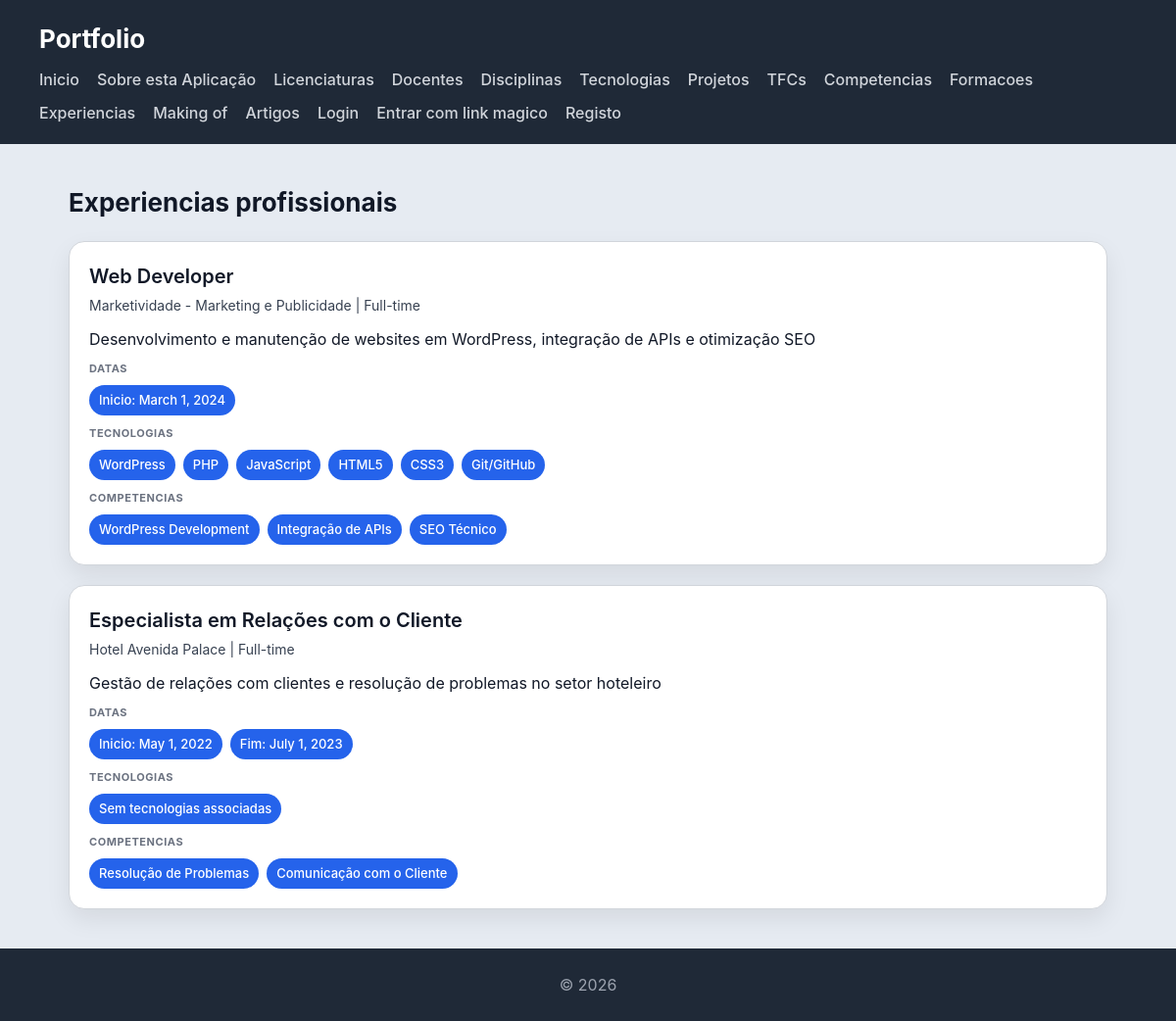
Screenshot of /portfolio/experiencias/ with the database file from the repository.
### portfolio/models.py (models this page shows, shortened)
class ExperienciaProfissional(models.Model):
    TIPO_CHOICES = [
        ('Full-time', 'Full-time'),
        ('Part-time', 'Part-time'),
        ('Estágio', 'Estágio'),
    ]
    empresa = models.CharField(max_length=200)
    cargo = models.CharField(max_length=200)
    tipo = models.CharField(max_length=50, choices=TIPO_CHOICES)
    descricao = models.TextField(blank=True, null=True)
    data_inicio = models.DateField()
    data_fim = models.DateField(blank=True, null=True)
    tecnologias = models.ManyToManyField(Tecnologia, related_name='experiencias', blank=True)
    competencias = models.ManyToManyField(Competencia, related_name='experiencias', blank=True)

class Tecnologia(models.Model):
    nome = models.CharField(max_length=200)
    tipo = models.ForeignKey(TipoTecnologia, on_delete=models.PROTECT, related_name='tecnologias')
    descricao = models.TextField(blank=True)
    logo = models.ImageField(upload_to='tecnologias/', blank=True, null=True)
    url_oficial = models.URLField(blank=True, null=True)
    nivel_interesse = models.IntegerField(validators=[MinValueValidator(1), MaxValueValidator(5)])

class Competencia(models.Model):
    nome = models.CharField(max_length=200)
    categoria =  models.CharField(max_length=100, blank=True)
    descricao = models.TextField(blank=True, null=True)
    nivel = models.IntegerField(validators=[MinValueValidator(1), MaxValueValidator(5)])
    projetos = models.ManyToManyField('Projeto', related_name='competencias', blank=True)
    formacoes = models.ManyToManyField('Formacao', related_name='competencias', blank=True)

### portfolio/views.py (the view)
# urls.py: path("experiencias/", views.experiencias_view, name="portfolio_experiencias"),
def experiencias_view(request):
    experiencias = ExperienciaProfissional.objects.prefetch_related(
        "tecnologias",
        "competencias",
    ).order_by("-data_inicio", "empresa")
    return render(
        request,
        "portfolio/experiencias.html",
        {"experiencias": experiencias},
    )

### templates/portfolio/experiencias.html
{% extends "portfolio/base.html" %} {% block content %}
<h2>Experiencias profissionais</h2>
<section>
  {% for experiencia in experiencias %}
  <article>
    <header>
      <h3>{{ experiencia.cargo }}</h3>
      <p>{{ experiencia.empresa }} | {{ experiencia.get_tipo_display }}</p>
    </header>
    {% if experiencia.descricao %}
    <p>{{ experiencia.descricao }}</p>
    {% endif %}
    <section>
      <h4>Datas</h4>
      <ul>
        <li>Inicio: {{ experiencia.data_inicio }}</li>
        {% if experiencia.data_fim %}
        <li>Fim: {{ experiencia.data_fim }}</li>
        {% endif %}
      </ul>
    </section>
    <section>
      <h4>Tecnologias</h4>
      <ul>
        {% for tecnologia in experiencia.tecnologias.all %}
        <li>{{ tecnologia.nome }}</li>
        {% empty %}
        <li>Sem tecnologias associadas</li>
        {% endfor %}
      </ul>
    </section>
    <section>
      <h4>Competencias</h4>
      <ul>
        {% for competencia in experiencia.competencias.all %}
        <li>{{ competencia.nome }}</li>
        {% empty %}
        <li>Sem competencias associadas</li>
        {% endfor %}
      </ul>
    </section>
  </article>
  {% empty %}
  <article>
    <header><h3>Sem experiencias registadas</h3></header>
  </article>
  {% endfor %}
</section>
{% endblock %}

### escola/static/escola/styles.css (style rules this page uses)
* { box-sizing: border-box; margin: 0; padding: 0; }
body { font-family: "Inter", "Segoe UI", system-ui, -apple-system, sans-serif; background: #e6ebf2; color: #111827; line-height: 1.5; }
h2 { margin-bottom: 20px; font-size: 26px; }
section > article { background: white; padding: 20px; border-radius: 16px; border: 1px solid #d1d5db; box-shadow: 0 10px 25px rgba(0, 0, 0, 0.08); transition: all 0.25s ease; margin-bottom: 20px; }
article > header { margin-bottom: 12px; }
article > header > h3 { font-size: 20px; font-weight: 600; margin-bottom: 4px; }
article > header > p { font-size: 14px; color: #374151; }
article > section { margin-top: 10px; }
article > section > h4 { font-size: 11px; text-transform: uppercase; color: #6b7280; margin-bottom: 8px; letter-spacing: 0.05em; }
article > section > ul { list-style: none; display: flex; flex-wrap: wrap; gap: 8px; }
article > section > ul > li { background: #2563eb; color: white; padding: 6px 10px; border-radius: 999px; font-size: 13px; font-weight: 500; }

### rows the page displays
ExperienciaProfissional: cargo "Web Developer", empresa "Marketividade - Marketing e Publicidade", tipo "Full-time", descricao "Desenvolvimento e manutenção de websites em WordPress, integração de APIs e otimização SEO", data_inicio "March 1, 2024"
Tecnologia: nome "WordPress"
Tecnologia: nome "PHP"
Tecnologia: nome "JavaScript"
Tecnologia: nome "HTML5"
Tecnologia: nome "CSS3"
Tecnologia: nome "Git/GitHub"
Competencia: nome "WordPress Development"
Competencia: nome "Integração de APIs"
Competencia: nome "SEO Técnico"
ExperienciaProfissional: cargo "Especialista em Relações com o Cliente", empresa "Hotel Avenida Palace", tipo "Full-time", descricao "Gestão de relações com clientes e resolução de problemas no setor hoteleiro", data_inicio "May 1, 2022", data_fim "July 1, 2023"
Competencia: nome "Resolução de Problemas"
Competencia: nome "Comunicação com o Cliente"
